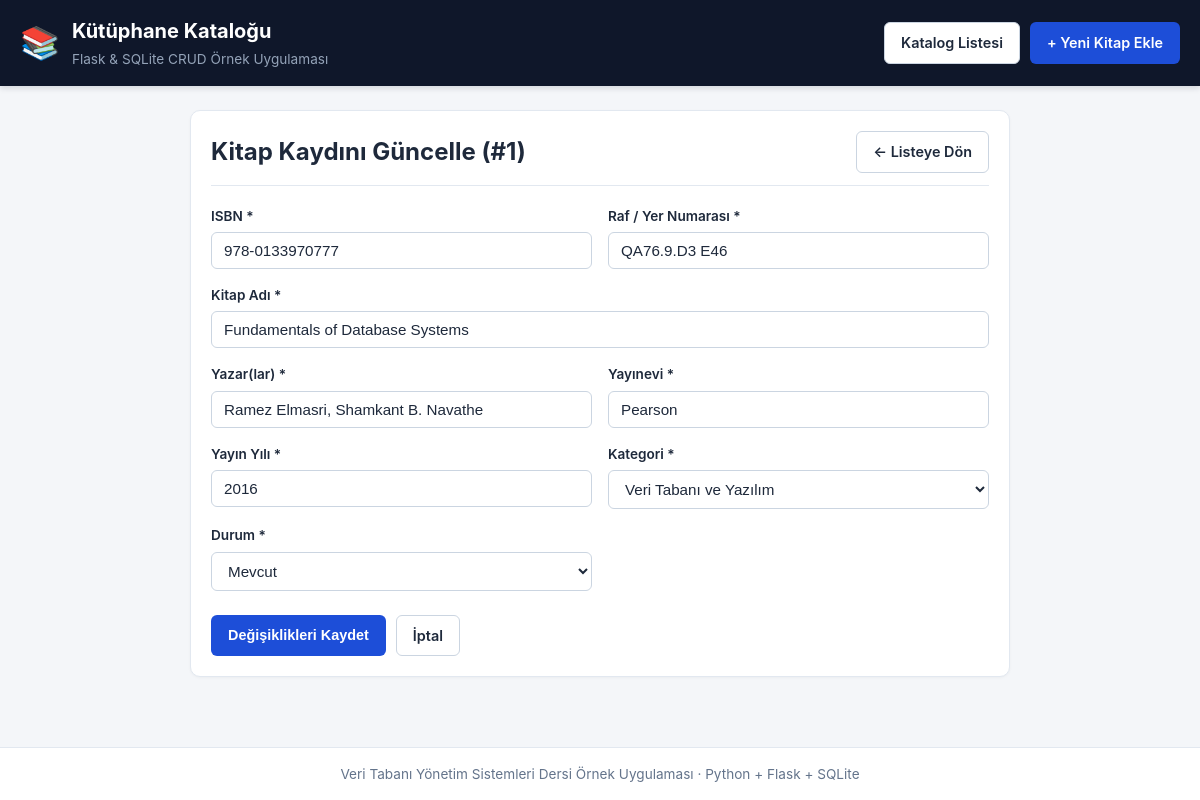
Page /duzenle/1 on the committed database.
### tables this page shows
CREATE TABLE kitaplar (
            id INTEGER PRIMARY KEY AUTOINCREMENT,
            isbn TEXT NOT NULL UNIQUE,
            baslik TEXT NOT NULL,
            yazar TEXT NOT NULL,
            yayinevi TEXT NOT NULL,
            yayin_yili INTEGER NOT NULL,
            kategori TEXT NOT NULL,
            raf_kodu TEXT NOT NULL,
            durum TEXT NOT NULL DEFAULT 'Mevcut' CHECK (durum IN ('Mevcut', 'Ödünçte')),
            eklenme_tarihi TIMESTAMP DEFAULT CURRENT_TIMESTAMP
        );

### app.py (the view, shortened to what this page needs)
@app.route("/duzenle/<int:kitap_id>", methods=["GET", "POST"])
def kitap_duzenle(kitap_id: int):
    db = get_db()
    mevcut_kitap = db.execute(
        "SELECT * FROM kitaplar WHERE id = ?",
        (kitap_id,),
    ).fetchone()
    if mevcut_kitap is None:
        flash("Düzenlenmek istenen kitap kaydı bulunamadı.", "error")
        return redirect(url_for("index"))
    return render_template(
        "form.html",
        islem="duzenle",
        kitap=mevcut_kitap,
        kategoriler=KATEGORILER,
    )

### app.py (called while the page is built)
def get_db() -> sqlite3.Connection:
    if "db" not in g:
        g.db = sqlite3.connect(DB_PATH)
        g.db.row_factory = sqlite3.Row
    return g.db

### templates/form.html (shortened to what this page needs)
{% extends "base.html" %}
{% block content %}
<section class="kart form-karti">
    <div class="form-baslik">
        <h2>{% if islem == 'duzenle' %}Kitap Kaydını Güncelle (#{{ kitap['id'] }}){% else %}Kataloğa Yeni Kitap Ekle{% endif %}</h2>
        <a href="{{ url_for('index') }}" class="btn btn-ikincil">&larr; Listeye Dön</a>
    </div>
    <form method="post" class="kitap-formu">
        <div class="form-izgara">
            <div class="form-grup">
                <label for="isbn">ISBN *</label>
                <input
                    type="text"
                    id="isbn"
                    name="isbn"
                    value="{{ kitap['isbn'] or '' }}"
                    placeholder="Örn: 978-9750807145"
                    required
                >
            </div>
            <div class="form-grup">
                <label for="raf_kodu">Raf / Yer Numarası *</label>
                <input
                    type="text"
                    id="raf_kodu"
                    name="raf_kodu"
                    value="{{ kitap['raf_kodu'] or '' }}"
                    placeholder="Örn: QA76.9.D3 E46"
                    required
                >
            </div>
            <div class="form-grup tam-genislik">
                <label for="baslik">Kitap Adı *</label>
                <input
                    type="text"
                    id="baslik"
                    name="baslik"
                    value="{{ kitap['baslik'] or '' }}"
                    placeholder="Kitabın tam adını giriniz"
                    required
                >
            </div>
            <div class="form-grup">
                <label for="yazar">Yazar(lar) *</label>
                <input
                    type="text"
                    id="yazar"
                    name="yazar"
                    value="{{ kitap['yazar'] or '' }}"
                    placeholder="Örn: Yaşar Kemal"
                    required
                >
            </div>
            <div class="form-grup">
                <label for="yayinevi">Yayınevi *</label>
                <input
                    type="text"
                    id="yayinevi"
                    name="yayinevi"
                    value="{{ kitap['yayinevi'] or '' }}"
                    placeholder="Örn: Yapı Kredi Yayınları"
                    required
                >
            </div>
            <div class="form-grup">
                <label for="yayin_yili">Yayın Yılı *</label>
                <input
                    type="number"
                    id="yayin_yili"
                    name="yayin_yili"
                    min="1400"
                    max="2100"
                    value="{{ kitap['yayin_yili'] or '' }}"
                    placeholder="Örn: 2023"
                    required
                >
            </div>
            <div class="form-grup">
                <label for="kategori">Kategori *</label>
                <select id="kategori" name="kategori" required>
                    {% for kat in kategoriler %}
                        <option value="{{ kat }}" {% if kitap['kategori'] == kat %}selected{% endif %}>
                            {{ kat }}
                        </option>
                    {% endfor %}
                </select>
            </div>
            <div class="form-grup">
                <label for="durum">Durum *</label>
                <select id="durum" name="durum" required>
                    <option value="Mevcut" {% if kitap['durum'] == 'Mevcut' %}selected{% endif %}>Mevcut</option>
                </select>
            </div>
        </div>
        <div class="form-alt-butonlar">
            <button type="submit" class="btn btn-birincil">
                {% if islem == 'duzenle' %}Değişiklikleri Kaydet{% else %}Kitabı Kaydet{% endif %}
            </button>
            <a href="{{ url_for('index') }}" class="btn btn-ikincil">İptal</a>
        </div>
    </form>
</section>
{% endblock %}

### static/style.css (style rules this page uses)
:root { --arka-plan: #f4f6f9; --kart-arka: #ffffff; --metin: #1e293b; --ikincil-metin: #64748b; --sinir: #e2e8f0; --birincil: #1d4ed8; --birincil-koyu: #1e40af; --yesil: #15803d; --yesil-acik: #dcfce7; --turuncu: #b45309; --turuncu-acik: #fef3c7; --kirmizi: #b91c1c; --kirmizi-acik: #fee2e2; --mavi-acik: #dbeafe; }
* { box-sizing: border-box; margin: 0; padding: 0; }
body { font-family: -apple-system, BlinkMacSystemFont, "Segoe UI", Roboto, Helvetica, Arial, sans-serif; background-color: var(--arka-plan); color: var(--metin); line-height: 1.5; min-height: 100vh; display: flex; flex-direction: column; }
.kart { background: var(--kart-arka); border: 1px solid var(--sinir); border-radius: 10px; padding: 20px; margin-bottom: 20px; box-shadow: 0 1px 3px rgba(0, 0, 0, 0.04); }
.form-grup { display: flex; flex-direction: column; gap: 6px; }
.form-grup label { font-size: 0.85rem; font-weight: 600; color: var(--metin); }
.form-grup input, .form-grup select { padding: 9px 12px; border: 1px solid #cbd5e1; border-radius: 6px; font-size: 0.95rem; color: var(--metin); background-color: #ffffff; }
.btn { display: inline-flex; align-items: center; justify-content: center; padding: 9px 16px; border-radius: 6px; font-size: 0.9rem; font-weight: 600; text-decoration: none; border: 1px solid transparent; cursor: pointer; transition: background-color 0.15s ease, border-color 0.15s ease; white-space: nowrap; }
.btn-birincil { background-color: var(--birincil); color: #ffffff; }
.btn-ikincil { background-color: #ffffff; color: var(--metin); border-color: #cbd5e1; }
.form-karti { max-width: 820px; margin: 0 auto; }
.form-baslik { display: flex; align-items: center; justify-content: space-between; gap: 12px; margin-bottom: 20px; padding-bottom: 12px; border-bottom: 1px solid var(--sinir); }
.form-izgara { display: grid; grid-template-columns: 1fr 1fr; gap: 16px; }
.tam-genislik { grid-column: 1 / -1; }
.form-alt-butonlar { display: flex; gap: 10px; margin-top: 24px; }

### rows in the picture
kitaplar: id "1", isbn "978-0133970777", raf_kodu "QA76.9.D3 E46", baslik "Fundamentals of Database Systems", yazar "Ramez Elmasri, Shamkant B. Navathe", yayinevi "Pearson", yayin_yili "2016", kategori "Veri Tabanı ve Yazılım", durum "Mevcut"
